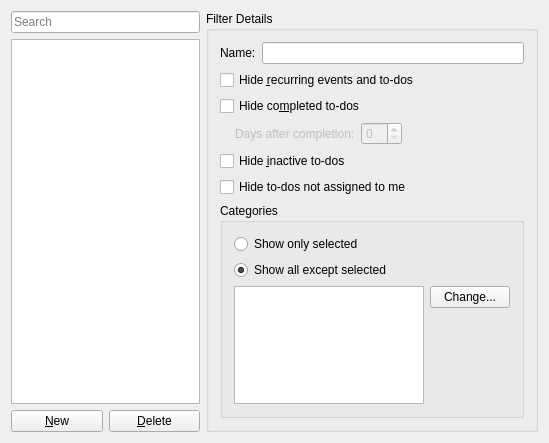
<?xml version="1.0" encoding="UTF-8"?>
<ui version="4.0">
 <class>FilterEdit_base</class>
 <widget class="QWidget" name="FilterEdit_base">
  <property name="geometry">
   <rect>
    <x>0</x>
    <y>0</y>
    <width>549</width>
    <height>443</height>
   </rect>
  </property>
  <layout class="QVBoxLayout" name="verticalLayout_3">
   <item>
    <layout class="QHBoxLayout" name="horizontalLayout_2">
     <item>
      <layout class="QVBoxLayout" name="verticalLayout_2">
       <item>
        <layout class="QVBoxLayout" name="verticalLayout">
         <item>
          <widget class="KListWidgetSearchLine" name="searchline">
           <property name="placeholderText">
            <string>Search</string>
           </property>
          </widget>
         </item>
         <item>
          <widget class="QListWidget" name="mRulesList"/>
         </item>
        </layout>
       </item>
       <item>
        <layout class="QHBoxLayout" name="horizontalLayout">
         <item>
          <widget class="QPushButton" name="mNewButton">
           <property name="text">
            <string>&amp;New</string>
           </property>
          </widget>
         </item>
         <item>
          <widget class="QPushButton" name="mDeleteButton">
           <property name="text">
            <string>&amp;Delete</string>
           </property>
          </widget>
         </item>
        </layout>
       </item>
      </layout>
     </item>
     <item>
      <widget class="QGroupBox" name="mDetailsFrame">
       <property name="title">
        <string>Filter Details</string>
       </property>
       <layout class="QGridLayout">
        <property name="margin">
         <number>11</number>
        </property>
        <property name="spacing">
         <number>6</number>
        </property>
        <item row="0" column="0">
         <layout class="QHBoxLayout">
          <property name="spacing">
           <number>6</number>
          </property>
          <property name="margin">
           <number>0</number>
          </property>
          <item>
           <widget class="QLabel" name="textLabel1">
            <property name="text">
             <string comment="filter name">Name:</string>
            </property>
            <property name="buddy">
             <cstring>mNameLineEdit</cstring>
            </property>
           </widget>
          </item>
          <item>
           <widget class="KLineEdit" name="mNameLineEdit">
            <property name="trapEnterKeyEvent" stdset="0">
             <bool>true</bool>
            </property>
           </widget>
          </item>
         </layout>
        </item>
        <item row="1" column="0">
         <widget class="QCheckBox" name="mRecurringCheck">
          <property name="whatsThis">
           <string>Select this option if you do not want to show recurring events and to-dos in your views. Daily and weekly recurring items may take a lot of space, so it might be handy to hide them.</string>
          </property>
          <property name="text">
           <string>Hide &amp;recurring events and to-dos</string>
          </property>
         </widget>
        </item>
        <item row="2" column="0">
         <widget class="QCheckBox" name="mCompletedCheck">
          <property name="whatsThis">
           <string>If this box is checked, the filter will hide all to-do items from the list, that have been completed. Optionally, only items that have been completed a given number of days are hidden.</string>
          </property>
          <property name="text">
           <string>Hide co&amp;mpleted to-dos</string>
          </property>
         </widget>
        </item>
        <item row="3" column="0">
         <layout class="QHBoxLayout">
          <property name="spacing">
           <number>6</number>
          </property>
          <property name="margin">
           <number>0</number>
          </property>
          <item>
           <spacer>
            <property name="orientation">
             <enum>Qt::Horizontal</enum>
            </property>
            <property name="sizeType">
             <enum>QSizePolicy::Fixed</enum>
            </property>
            <property name="sizeHint" stdset="0">
             <size>
              <width>15</width>
              <height>20</height>
             </size>
            </property>
           </spacer>
          </item>
          <item>
           <widget class="QLabel" name="mCompletedTimeSpanLabel">
            <property name="enabled">
             <bool>false</bool>
            </property>
            <property name="whatsThis">
             <string>This option will allow you to select which completed to-dos should be hidden. When you choose &lt;i&gt;Immediately&lt;/i&gt;, it will hide the to-do as soon as you check it. You can increase or decrease the number of days in the spinbox.</string>
            </property>
            <property name="text">
             <string>Days after completion:</string>
            </property>
            <property name="buddy">
             <cstring>mCompletedTimeSpan</cstring>
            </property>
           </widget>
          </item>
          <item>
           <widget class="QSpinBox" name="mCompletedTimeSpan">
            <property name="enabled">
             <bool>false</bool>
            </property>
            <property name="whatsThis">
             <string>Here you can give the number of days a to-do item has to be completed to be hidden from the to-do list. If you select &quot;Immediately&quot;, all completed to-dos will be hidden. If you, for example, choose a value of 1, all to-do items will be hidden, that have been marked finished longer than 24 hours ago.</string>
            </property>
           </widget>
          </item>
          <item>
           <spacer>
            <property name="orientation">
             <enum>Qt::Horizontal</enum>
            </property>
            <property name="sizeType">
             <enum>QSizePolicy::Expanding</enum>
            </property>
            <property name="sizeHint" stdset="0">
             <size>
              <width>16</width>
              <height>21</height>
             </size>
            </property>
           </spacer>
          </item>
         </layout>
        </item>
        <item row="4" column="0">
         <widget class="QCheckBox" name="mHideInactiveTodosCheck">
          <property name="whatsThis">
           <string>This option hides all to-dos from your list, where the start date has not been reached. (Note that the start date is not the due date of the to-do item.)</string>
          </property>
          <property name="text">
           <string>Hide &amp;inactive to-dos</string>
          </property>
         </widget>
        </item>
        <item row="6" column="0">
         <widget class="QGroupBox" name="mCategoriesButtonGroup">
          <property name="title">
           <string>Categories</string>
          </property>
          <layout class="QGridLayout">
           <property name="margin">
            <number>11</number>
           </property>
           <property name="spacing">
            <number>6</number>
           </property>
           <item row="2" column="0" rowspan="2">
            <widget class="QListWidget" name="mCatList">
             <property name="selectionMode">
              <enum>QAbstractItemView::NoSelection</enum>
             </property>
            </widget>
           </item>
           <item row="3" column="1">
            <spacer>
             <property name="orientation">
              <enum>Qt::Vertical</enum>
             </property>
             <property name="sizeType">
              <enum>QSizePolicy::Expanding</enum>
             </property>
             <property name="sizeHint" stdset="0">
              <size>
               <width>20</width>
               <height>110</height>
              </size>
             </property>
            </spacer>
           </item>
           <item row="1" column="0" colspan="2">
            <widget class="QRadioButton" name="mCatHideCheck">
             <property name="whatsThis">
              <string>When this option is enabled, this filter will show all items which do &lt;i&gt;not&lt;/i&gt; contain the selected categories.</string>
             </property>
             <property name="text">
              <string>Show all except selected</string>
             </property>
             <property name="shortcut">
              <string/>
             </property>
             <property name="checked">
              <bool>true</bool>
             </property>
            </widget>
           </item>
           <item row="0" column="0" colspan="2">
            <widget class="QRadioButton" name="mCatShowCheck">
             <property name="whatsThis">
              <string>When this option is enabled, this filter will show all items containing at least the selected items.</string>
             </property>
             <property name="text">
              <string>Show only selected</string>
             </property>
             <property name="shortcut">
              <string/>
             </property>
            </widget>
           </item>
           <item row="2" column="1">
            <widget class="QPushButton" name="mCatEditButton">
             <property name="text">
              <string>Change...</string>
             </property>
             <property name="shortcut">
              <string/>
             </property>
            </widget>
           </item>
          </layout>
         </widget>
        </item>
        <item row="5" column="0">
         <widget class="QCheckBox" name="mHideTodosNotAssignedToMeCheck">
          <property name="whatsThis">
           <string>This option hides all to-dos from your list which are assigned to someone else.&lt;br&gt;
Only to-dos which have least one attendee will be checked.  If you are not in the list of attendees the to-do will be hidden.</string>
          </property>
          <property name="text">
           <string>Hide to-dos not assigned to me</string>
          </property>
          <property name="shortcut">
           <string/>
          </property>
         </widget>
        </item>
       </layout>
      </widget>
     </item>
    </layout>
   </item>
  </layout>
 </widget>
 <customwidgets>
  <customwidget>
   <class>KListWidgetSearchLine</class>
   <extends>KLineEdit</extends>
   <header>klistwidgetsearchline.h</header>
  </customwidget>
  <customwidget>
   <class>KLineEdit</class>
   <extends>QLineEdit</extends>
   <header>klineedit.h</header>
  </customwidget>
 </customwidgets>
 <tabstops>
  <tabstop>searchline</tabstop>
  <tabstop>mRulesList</tabstop>
  <tabstop>mNewButton</tabstop>
  <tabstop>mDeleteButton</tabstop>
  <tabstop>mNameLineEdit</tabstop>
  <tabstop>mRecurringCheck</tabstop>
  <tabstop>mCompletedCheck</tabstop>
  <tabstop>mCompletedTimeSpan</tabstop>
  <tabstop>mHideInactiveTodosCheck</tabstop>
  <tabstop>mHideTodosNotAssignedToMeCheck</tabstop>
  <tabstop>mCatShowCheck</tabstop>
  <tabstop>mCatHideCheck</tabstop>
  <tabstop>mCatList</tabstop>
  <tabstop>mCatEditButton</tabstop>
 </tabstops>
 <resources/>
 <connections/>
</ui>
